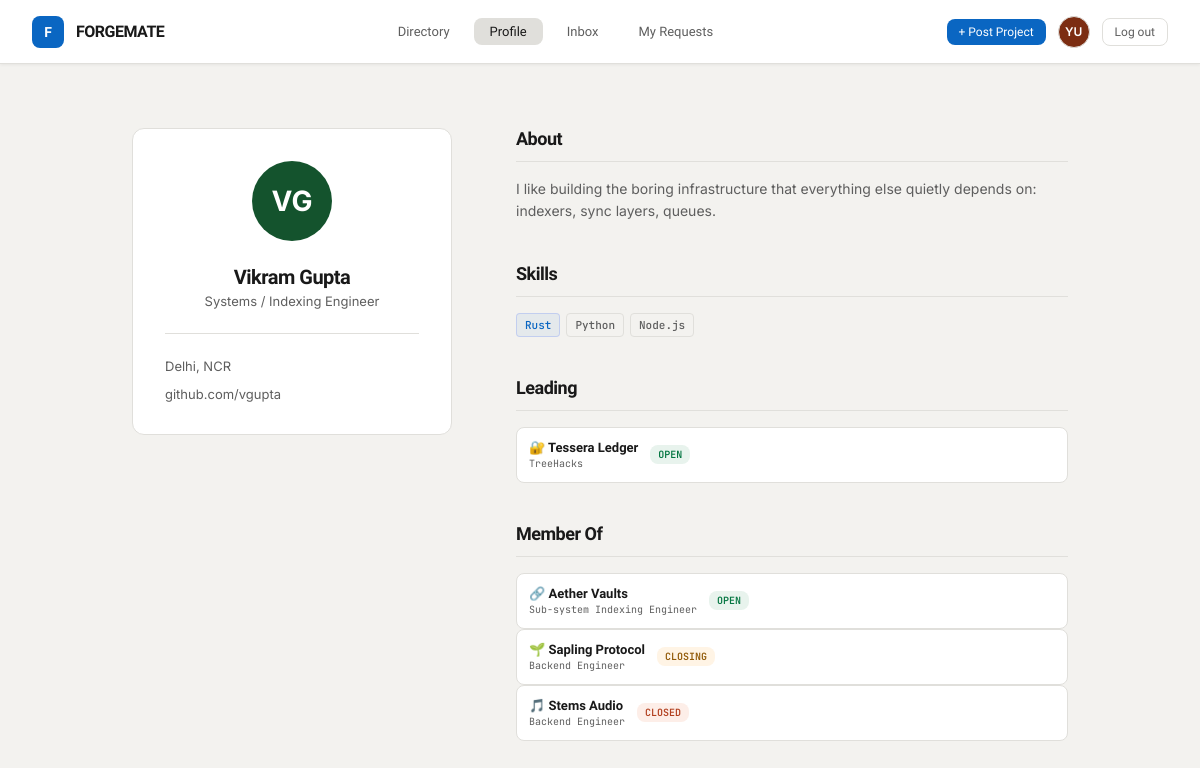
The app's page /profile/vikramgupta (signed in) with its own data.
### models.py (models this page shows, shortened)
class User(UserMixin, db.Model):
    id = db.Column(db.Integer, primary_key=True)
    username = db.Column(db.String(50), unique=True, nullable=False)
    email = db.Column(db.String(120), unique=True, nullable=False)
    password_hash = db.Column(db.String(255), nullable=False)
    full_name = db.Column(db.String(120))
    role_title = db.Column(db.String(150), default="")
    location = db.Column(db.String(120), default="")
    github_url = db.Column(db.String(200), default="")
    website_url = db.Column(db.String(200), default="")
    bio = db.Column(db.Text, default="")
    created_at = db.Column(db.DateTime, default=datetime.utcnow)
    skills = db.relationship(
        "Skill", backref="user", cascade="all, delete-orphan", lazy="dynamic"
    )
    led_projects = db.relationship(
        "Project", backref="lead", foreign_keys="Project.lead_id", lazy="dynamic"
    )
    memberships = db.relationship(
        "ProjectMember", backref="user", cascade="all, delete-orphan", lazy="dynamic"
    )
    @property
    def display_name(self):
        return self.full_name or self.username
    @property
    def initials(self):
        parts = [p for p in self.display_name.split() if p]
        if not parts:
            return "?"
        if len(parts) == 1:
            return parts[0][:2].upper()
        return (parts[0][0] + parts[1][0]).upper()
    @property
    def avatar_color(self):
        palette = ["#0038FF", "#14532D", "#7C2D12", "#55555C", "#0F0F11"]
        return palette[self.id % len(palette)]
    @property
    def pending_inbox_count(self):
        return JoinRequest.query.join(Project).filter(
            Project.lead_id == self.id, JoinRequest.status == "pending"
        ).count()

class Skill(db.Model):
    id = db.Column(db.Integer, primary_key=True)
    user_id = db.Column(db.Integer, db.ForeignKey("user.id"), nullable=False)
    name = db.Column(db.String(50), nullable=False)
    level = db.Column(db.String(20), default="mid")  # expert / mid / beginner

class Project(db.Model):
    id = db.Column(db.Integer, primary_key=True)
    title = db.Column(db.String(150), nullable=False)
    description = db.Column(db.Text, default="")
    event = db.Column(db.String(150), default="")
    tags = db.Column(db.String(300), default="")  # comma separated
    icon_emoji = db.Column(db.String(10), default="🔗")
    lead_id = db.Column(db.Integer, db.ForeignKey("user.id"), nullable=False)
    created_at = db.Column(db.DateTime, default=datetime.utcnow)
    manual_status = db.Column(db.String(20), default="")  # "", "open", "closing", "full"
    roles = db.relationship(
        "ProjectRole", backref="project", cascade="all, delete-orphan", lazy="dynamic"
    )
    members = db.relationship(
        "ProjectMember", backref="project", cascade="all, delete-orphan", lazy="dynamic"
    )
    requests = db.relationship(
        "JoinRequest", backref="project", cascade="all, delete-orphan", lazy="dynamic"
    )
    @property
    def open_roles(self):
        return self.roles.filter_by(filled=False).all()
    @property
    def spots_open(self):
        return len(self.open_roles)
    @property
    def status(self):
        if self.manual_status in ("open", "closing", "full"):
            return self.manual_status
        remaining = self.team_size - self.filled_count
        if remaining <= 0:
            return "full"
        if remaining == 1:
            return "closing"
        return "open"
    @property
    def status_label(self):
        return {"open": "OPEN", "closing": "CLOSING", "full": "CLOSED"}.get(self.status, self.status.upper())
    @property
    def team_size(self):
        return self.members.count() + 1 + self.spots_open
    @property
    def filled_count(self):
        return self.members.count() + 1

class ProjectMember(db.Model):
    id = db.Column(db.Integer, primary_key=True)
    project_id = db.Column(db.Integer, db.ForeignKey("project.id"), nullable=False)
    user_id = db.Column(db.Integer, db.ForeignKey("user.id"), nullable=False)
    role_label = db.Column(db.String(150), default="")
    is_lead = db.Column(db.Boolean, default=False)
    joined_at = db.Column(db.DateTime, default=datetime.utcnow)

### app.py (the view)
@app.route("/profile/<username>")
@login_required
def view_profile(username):
    user = User.query.filter_by(username=username).first_or_404()
    led_projects = user.led_projects.order_by(Project.created_at.desc()).all()
    memberships = ProjectMember.query.filter_by(user_id=user.id).all()
    return render_template(
        "profile.html",
        profile_user=user,
        led_projects=led_projects,
        memberships=memberships,
        is_own=(user.id == current_user.id),
    )

### app.py (called while the page is built)
@login_manager.user_loader
def load_user(user_id):
    return User.query.get(int(user_id))

@app.context_processor
def inject_active_page():
    section_map = {
        "directory": "directory", "project_detail": "directory", "new_project": "directory",
        "my_profile": "profile", "view_profile": "profile", "edit_profile": "profile",
        "inbox": "inbox",
        "my_requests": "my_requests",
    }
    return {"active_page": section_map.get(request.endpoint, "")}

### templates/profile.html (shortened to what this page needs)
{% extends "base.html" %}
{% block content %}
<div class="profile-container">
  <aside class="profile-sidebar-card">
    <div class="profile-avatar-large" style="background:{{ profile_user.avatar_color }};">{{ profile_user.initials }}</div>
    <div class="profile-name">{{ profile_user.display_name }}</div>
    {% if profile_user.role_title %}<div class="profile-role">{{ profile_user.role_title }}</div>{% endif %}
    <div class="profile-meta-block">
      {% if profile_user.location %}<div class="profile-meta-row">{{ profile_user.location }}</div>{% endif %}
      {% if profile_user.github_url %}<div class="profile-meta-row"><a href="{{ profile_user.github_url }}" target="_blank" rel="noopener">{{ profile_user.github_url }}</a></div>{% endif %}
    </div>
  </aside>
  <div class="profile-body">
    {% if profile_user.bio %}
    <div>
      <div class="profile-block-title">About</div>
      <p style="font-size:14px; color:var(--text-sec); line-height:1.6;">{{ profile_user.bio }}</p>
    </div>
    {% endif %}
    <div>
      <div class="profile-block-title">Skills</div>
      {% set skills_list = profile_user.skills.all() %}
      {% if skills_list %}
      <div class="skills-cloud">
        {% for s in skills_list %}
        <span class="skill-pill {{ s.level }}">{{ s.name }}</span>
        {% endfor %}
      </div>
      {% else %}
      <p class="proj-sub-text">No skills listed yet.</p>
      {% endif %}
    </div>
    <div>
      <div class="profile-block-title">Leading</div>
      {% if led_projects %}
      {% for p in led_projects %}
      <a class="project-mini" href="{{ url_for('project_detail', project_id=p.id) }}">
        <div>
          <div class="project-mini-title">{{ p.icon_emoji }} {{ p.title }}</div>
          <div class="project-mini-role">{{ p.event }}</div>
        </div>
        <span class="badge badge-{{ p.status }}">{{ p.status_label }}</span>
      </a>
      {% endfor %}
      {% else %}
      <p class="proj-sub-text">Not leading any projects yet.</p>
      {% endif %}
    </div>
    <div>
      <div class="profile-block-title">Member Of</div>
      {% if memberships %}
      {% for m in memberships %}
      <a class="project-mini" href="{{ url_for('project_detail', project_id=m.project.id) }}">
        <div>
          <div class="project-mini-title">{{ m.project.icon_emoji }} {{ m.project.title }}</div>
          <div class="project-mini-role">{{ m.role_label }}</div>
        </div>
        <span class="badge badge-{{ m.project.status }}">{{ m.project.status_label }}</span>
      </a>
      {% endfor %}
      {% else %}
      <p class="proj-sub-text">Not a member of any other team yet.</p>
      {% endif %}
    </div>
  </div>
</div>
{% endblock %}

### templates/base.html (shortened to what this page needs)
<!DOCTYPE html>
<html lang="en">
<head>
<link rel="stylesheet" href="{{ url_for('static', filename='css/style.css') }}">
</head>
<body>
<nav>
  <a class="nav-logo" href="{{ url_for('landing') }}">
    <div class="nav-logo-icon">F</div>
    <span class="nav-logo-text">FORGEMATE</span>
  </a>
  {% if current_user.is_authenticated %}
  <div class="nav-links">
    <a class="nav-link {{ 'active' if active_page=='directory' }}" href="{{ url_for('directory') }}">Directory</a>
    <a class="nav-link {{ 'active' if active_page=='profile' }}" href="{{ url_for('my_profile') }}">Profile</a>
    <a class="nav-link {{ 'active' if active_page=='inbox' }}" href="{{ url_for('inbox') }}">
      Inbox
    </a>
    <a class="nav-link {{ 'active' if active_page=='my_requests' }}" href="{{ url_for('my_requests') }}">My Requests</a>
  </div>
  <div class="nav-actions">
    <a class="btn btn-primary btn-sm" href="{{ url_for('new_project') }}">+ Post Project</a>
    <a class="nav-avatar" style="background:{{ current_user.avatar_color }};" href="{{ url_for('my_profile') }}" title="{{ current_user.display_name }}">{{ current_user.initials }}</a>
    <a class="btn btn-ghost btn-sm" href="{{ url_for('logout') }}">Log out</a>
  </div>
  {% else %}
  <div class="nav-links"></div>
  <div class="nav-actions">
    <a class="btn btn-ghost btn-sm" href="{{ url_for('login') }}">Log in</a>
    <a class="btn btn-primary btn-sm" href="{{ url_for('register') }}">Sign up free →</a>
  </div>
  {% endif %}
</nav>
<div class="page">
  {% block content %}{% endblock %}
</div>
</body>
</html>

### records on screen
User: initials "YU"
User: initials "VG", display_name "Vikram Gupta", role_title "Systems / Indexing Engineer", location "Delhi, NCR", github_url "github.com/vgupta", bio "I like building the boring infrastructure that everything else quietly depends on: indexers, sync layers, queues."
Skill: name "Rust"
Skill: name "Python"
Skill: name "Node.js"
Project: icon_emoji "🔐", title "Tessera Ledger", event "TreeHacks", status_label "OPEN"
ProjectMember: project.icon_emoji "🔗", project "Aether Vaults", role_label "Sub-system Indexing Engineer", project.status_label "OPEN"
ProjectMember: project.icon_emoji "🌱", project "Sapling Protocol", role_label "Backend Engineer", project.status_label "CLOSING"
ProjectMember: project.icon_emoji "🎵", project "Stems Audio", role_label "Backend Engineer", project.status_label "CLOSED"
